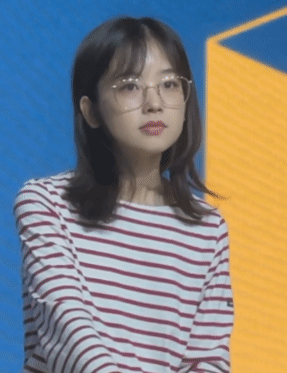
#> input picture opncv_test/ice.png, 287 x 373 px
$ python string_image.py
#> lines starting #> are read from the running program, lines starting #| are printed output that depends on the picture
import cv2
import string
import numpy as np

# show img
# img = cv2.imread('1.jpg')

# # 灰度转换
# gray = cv2.cvtColor(img, cv2.COLOR_BGR2GRAY)
# cv2.imshow('this is title', gray)

# # 灰度转换2
# img2 = cv2.imread('1.jpg', 0)
# cv2.imshow('this is gray 2', img2)

# # 绘制文字
# cv2.putText(img, 'nana', (200, 200),
#             cv2.FONT_HERSHEY_SIMPLEX, 10, (0, 0, 0), 5)

# cv2.imshow('simple show', img)
# cv2.waitKey()
# cv2.destroyAllWindows()


# 像素与字符的计算公式 颜色值/颜色表长度(256) = 字符所在字符串的index/字符表长度
def pixel2char(pixel):
    # char_list = string.ascii_letters + ' '
    char_list = "@#$%&erytuioplkszxcv=+---.     "
    index = int(pixel / 256 * len(char_list))
    return char_list[index]

# 生成字符串图片


def get_char_img(img, scale=4, font_size=5):
    h, w = img.shape
    re_im = cv2.resize(img, (w//scale, h//scale))
    char_img = np.ones((h//scale * font_size, w//scale *
                        font_size), dtype=np.uint8) * 255
    font = cv2.FONT_HERSHEY_SIMPLEX
    for y in range(0, re_im.shape[0]):
        for x in range(0, re_im.shape[1]):
            char_pixel = pixel2char(re_im[y][x])
            cv2.putText(char_img, char_pixel, (x*font_size,
                                               y*font_size), font, 0.5, (0, 0, 0))
    return char_img

if __name__ == "__main__":
    img = cv2.imread('ice.png', 0)
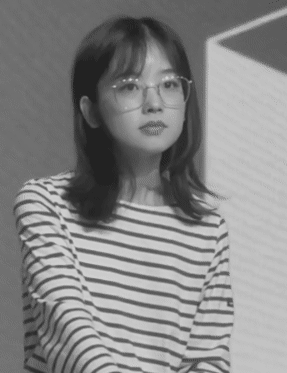
#> img: shape (373, 287); min 34, max 207, mean 134.2
    res = get_char_img(img, scale=4, font_size=5)
#> in get_char_img, `re_im = cv2.resize(img, (w//scale, h//scale))`:
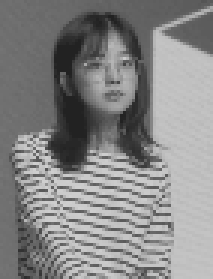
#> re_im: shape (93, 71) (shown 3 times larger); min 34, max 207, mean 134.1
#> the loop in get_char_img, `for y in range(0, re_im.shape[0]):` made 93 passes
#> after the loop in get_char_img, `for y in range(0, re_im.shape[0]):`:
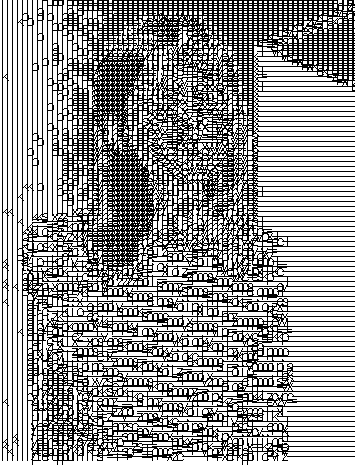
#> char_img: shape (465, 355); 59.4% white; black in thin lines or dots
    cv2.imwrite('hot.png', res)
